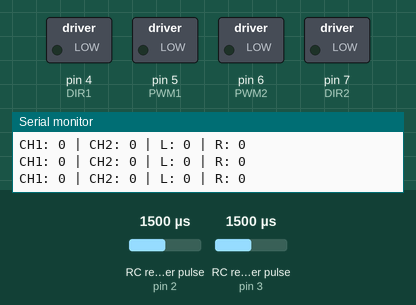
Bench run of a sketch on a simulated Arduino Nano, built with avr-gcc and run on an emulated ATmega328P. Parts: switched loads named in the sketch (green lamp = pin HIGH), the last lines printed to the serial monitor. Wiring (inferred from the names in the program): 2 × RC receiver channel: data pin 2 / data pin 3. The test bench sets the inputs (shaded band); at power-on: RC receiver pulse (sensors on pin 2, pin 3) 1500 µs.

Above: at 1.2 s.
1.3 s: RC receiver pulse (sensor on pin 2) set to 1451 µs
4.3 s: RC receiver pulse (sensor on pin 2) set to 1423 µs
At 5.5 s:
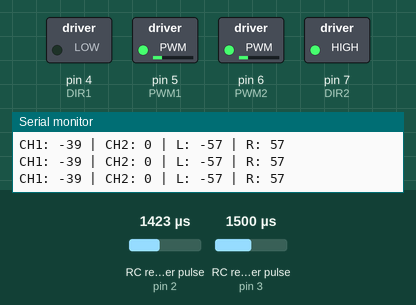
5.8 s: RC receiver pulse (sensor on pin 3) set to 1418 µs
7.3 s: RC receiver pulse (sensor on pin 3) set to 1395 µs
At 8.0 s:
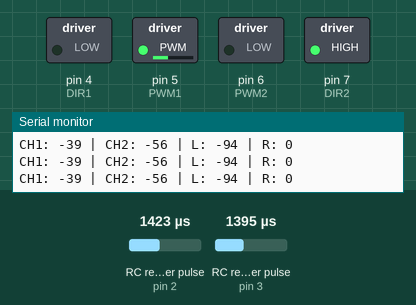
8.8 s: RC receiver pulse (sensor on pin 2) set to 1372 µs
At 9.2 s:
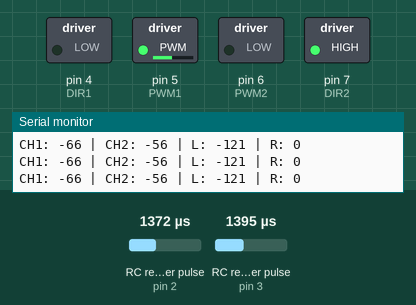
11.8 s: RC receiver pulse (sensor on pin 2) set to 1364 µs
At 12.8 s:
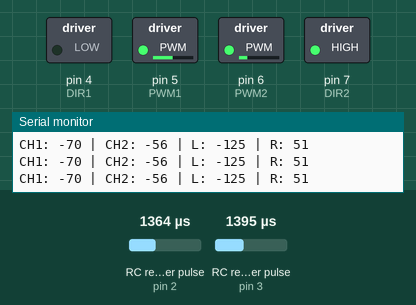
Timing chart, 0 to 14.3 s (numbered marks = the images above; inputs shaded):
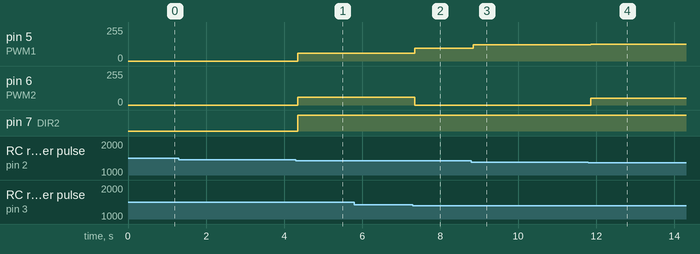

The sketch:

2.0.ino
```cpp
// ============================================================
//   RHINO MDD20AMP + ARDUINO NANO + FS-i6X (FINAL VERSION)
// ============================================================

#define CH1_PIN 2
#define CH2_PIN 3

volatile unsigned long ch1_start = 0, ch2_start = 0;
volatile int ch1_val = 0, ch2_val = 0;

// Motor Driver Pins
const int PWM1 = 5;  // Left Speed
const int DIR1 = 4;  // Left Direction

const int PWM2 = 6;  // Right Speed
const int DIR2 = 7;  // Right Direction

const int RES_MIN = 1000;
const int RES_MAX = 2000;

// 🔧 OFFSET VALUES (based on your readings)
int ch1_offset = 18;
int ch2_offset = -19;

// ============================================================
// INTERRUPTS
// ============================================================

void ch1_ISR() {
  if (digitalRead(CH1_PIN)) ch1_start = micros();
  else {
    unsigned long w = micros() - ch1_start;
    if (w >= 900 && w <= 2100)
      ch1_val = map(w, RES_MIN, RES_MAX, -255, 255);
  }
}

void ch2_ISR() {
  if (digitalRead(CH2_PIN)) ch2_start = micros();
  else {
    unsigned long w = micros() - ch2_start;
    if (w >= 900 && w <= 2100)
      ch2_val = map(w, RES_MIN, RES_MAX, -255, 255);
  }
}

// ============================================================

void setup() {
  Serial.begin(9600);

  pinMode(CH1_PIN, INPUT);
  pinMode(CH2_PIN, INPUT);

  attachInterrupt(digitalPinToInterrupt(CH1_PIN), ch1_ISR, CHANGE);
  attachInterrupt(digitalPinToInterrupt(CH2_PIN), ch2_ISR, CHANGE);

  pinMode(PWM1, OUTPUT);
  pinMode(DIR1, OUTPUT);
  pinMode(PWM2, OUTPUT);
  pinMode(DIR2, OUTPUT);

  stopMotors();

  Serial.println("✅ Rhino Driver Ready (Calibrated)");
}

// ============================================================

void loop() {

  int throttle = ch2_val - ch2_offset;
  int steering = ch1_val - ch1_offset;

  if (abs(throttle) < 30) throttle = 0;
  if (abs(steering) < 30) steering = 0;

  int leftSpeed, rightSpeed;

  // ✅ FIX: Straight motion correction
  if (abs(steering) < 40) {
    leftSpeed  = throttle;
    rightSpeed = throttle;
  } else {
    leftSpeed  = throttle + steering;
    rightSpeed = throttle - steering;
  }

  if (abs(leftSpeed) < 50) leftSpeed = 0;
  if (abs(rightSpeed) < 50) rightSpeed = 0;

  leftSpeed  = constrain(leftSpeed, -255, 255);
  rightSpeed = constrain(rightSpeed, -255, 255);

  Serial.print("CH1: "); Serial.print(ch1_val);
  Serial.print(" | CH2: "); Serial.print(ch2_val);
  Serial.print(" | L: "); Serial.print(leftSpeed);
  Serial.print(" | R: "); Serial.println(rightSpeed);

  driveMotor(PWM1, DIR1, leftSpeed);
  driveMotor(PWM2, DIR2, rightSpeed);

  delay(20);
}

// ============================================================
// MOTOR CONTROL FUNCTION
// ============================================================

void driveMotor(int pwmPin, int dirPin, int speed) {

  if (speed > 0) {
    digitalWrite(dirPin, HIGH);
    analogWrite(pwmPin, speed);
  }
  else if (speed < 0) {
    digitalWrite(dirPin, LOW);
    analogWrite(pwmPin, -speed);
  }
  else {
    analogWrite(pwmPin, 0);
  }
}

// ============================================================

void stopMotors() {
  analogWrite(PWM1, 0);
  analogWrite(PWM2, 0);
}
```

Measured:
- the behaviour switches between 1437 and 1436 µs on RC receiver pulse (sensor on pin 2) (found by bisection; images 0 and 1)
- the behaviour switches between 1408 and 1407 µs on RC receiver pulse (sensor on pin 3) (found by bisection; images 1 and 2)
- the behaviour switches between 1365 and 1364 µs on RC receiver pulse (sensor on pin 2) (found by bisection; images 3 and 4)
- after the input at 4.3 s, pin 5 (PWM1), pin 6 (PWM2): 0/255 → 57/255 after 0.05 s; pin 7 (DIR2): LOW → HIGH after 0.05 s
- after the input at 7.3 s, pin 5 (PWM1): 57/255 → 94/255 after 0.05 s; pin 6 (PWM2): 57/255 → 0/255 after 0.05 s
- after the input at 8.8 s, pin 5 (PWM1): 94/255 → 121/255 after 0.05 s
- after the input at 11.8 s, pin 5 (PWM1): 121/255 → 125/255 after 0.06 s; pin 6 (PWM2): 0/255 → 51/255 after 0.06 s
